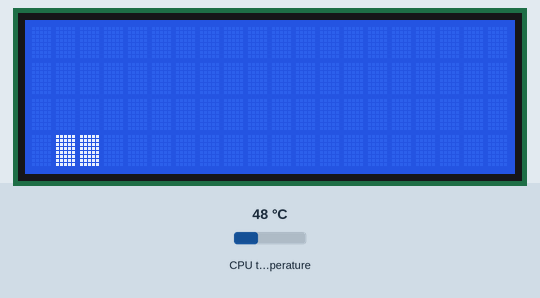
Simulated run of this program. Board: Raspberry Pi (BCM pin numbers). On the bench: 20×4 character LCD. The inputs (shaded band) are chosen by the test bench; at power-on: CPU temperature 48 °C. The clock reads 2024-03-15 10:24:30 at power-on unless the program sets it; system figures (address, load, memory, disk, uptime) are fixed made-up values.

Above: at 1.2 s.
1.3 s: CPU temperature set to 58 °C
At 3.1 s:
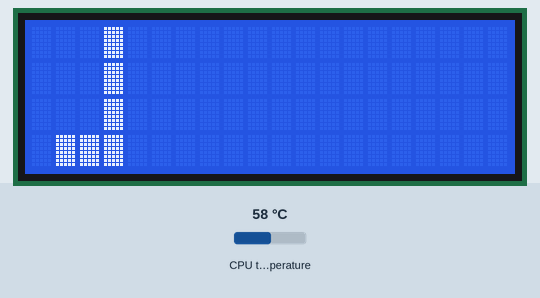
At 4.0 s:
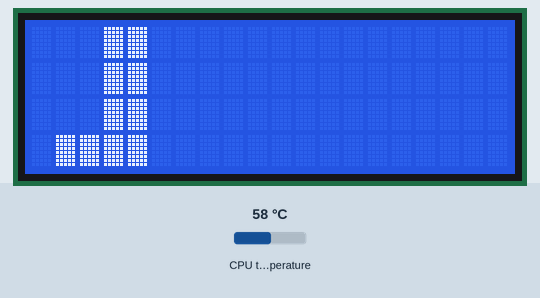
5.6 s: CPU temperature set to 31 °C
7.2 s: CPU temperature set to 71 °C
At 8.7 s:
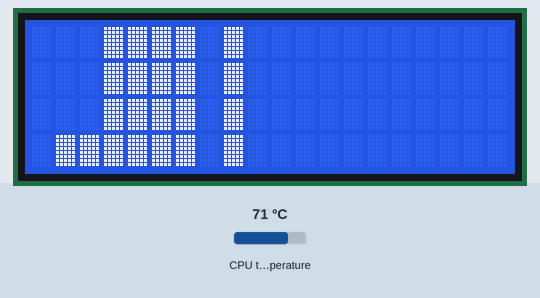
Timing chart, 0 to 10.2 s (numbered marks = the images above; inputs shaded):
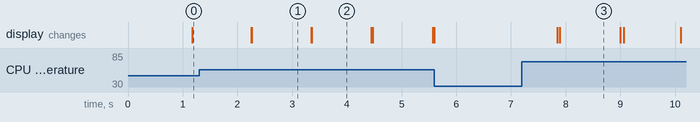

The program:

lcd.py
```python
from RPLCD.i2c import CharLCD
#from gpiozero import Button
import datetime
from time import sleep
import os
#button = Button(2)
start_line = 0
cycle_limit = 3
temp_hist = [0]
graph_data = [1,2,3,3,3,3,2,1,2,3,3,3,2,1,0,0,0,0,1,2]

def mapval(x, in_min, in_max, out_min, out_max):
    return int((x-in_min) * (out_max-out_min) / (in_max-in_min) + out_min)

def draw_bits(data):

    # Create an empty list of lists to fill the data into
    data_list = [[],[],[],[]]
    #print(data)
    for val in data:
        col = mapval(val, 40, 55, 0, 3)

        if col > 3:
            col = 3
        if col <= 0:
            col = 0

        if col == 0:
            for i in range(len(data_list)):
                data_list[i].append(0)
        if col == 1:
            for i in range(len(data_list)):
                if i == 3:
                    data_list[i].append(1)
                else:
                    data_list[i].append(0)
        if col == 2:
            for i in range(len(data_list)):
                if i >= 2:
                    data_list[i].append(1)
                else:
                    data_list[i].append(0)
        if col == 3:
            for i in range(len(data_list)):
                data_list[i].append(1)

    # Create custom character - black field
    blk_bar = (0b11111,0b11111,0b11111,0b11111,0b11111,0b11111,0b11111,0b11111)
    lcd.create_char(0, blk_bar)

    row_counter = 0
    #print(data_list)
    for row in data_list:
        bit_counter = 0
        for bit in row:
            char = bool(bit)
            lcd.cursor_pos = (row_counter, bit_counter)
            if char:
                lcd.write_string("\x00")
            else:
                lcd.write_string(" ")
            bit_counter += 1
        row_counter += 1


def walker(number):
    lcd.cursor_pos = (start_line + 0, 16)
    lcd.write_string("    ")
    state_list = [".", "..", '...', '....']
    string = state_list[int(number)]
    lcd.cursor_pos = (start_line + 0, 16)
    lcd.write_string(string)
    return state_list[int(number)]

def sys_status(state):
    stat = bool(state)
    if stat:
        string = "System OK!"
    else:
        string = "System Error!"

    lcd.cursor_pos = (start_line + 0, 0)
    lcd.write_string(string)

def get_temp():

    global temp_hist

    cmd = "vcgencmd measure_temp"
    temp_val = str(os.popen(cmd).read())
    temp_val = float(temp_val.replace("temp=", "").replace("'C",""))
    if len(temp_hist) >= 20:
        temp_hist.pop(0)
    temp_hist.append(int(temp_val))

    return "CPU Tmp: " + str(temp_val) + '"' + "C"

def get_ip():
    cmd = "hostname -I"
    ip = str(os.popen(cmd).read())
    ip = str(ip)[0:15]
    return "IP: " + ip

def write_temp():
    lcd.cursor_pos = (start_line + 3, 0)
    lcd.write_string(str(get_temp()))

def write_ip():
    lcd.cursor_pos = (start_line + 1, 0)
    lcd.write_string(str(get_ip()))

def write_date():
    lcd.cursor_pos = (start_line + 2, 0)
    x = datetime.datetime.now()
    x = x.strftime("%X")
    #print(x)
    lcd.write_string("Sys Time: " + str(x))

# A00 or A02 or ST0B
lcd = CharLCD(i2c_expander='PCF8574',
              address=0x27, port=1, cols=20,
              rows=4, dotsize=8, charmap="A02",
              auto_linebreaks=True,
              backlight_enabled=True)

try:
    lcd.clear()
    #lcd.home()
    #lcd.backlight_enabled = True
    screen = 0
    cycle_count = 0

    while True:
        time = datetime.datetime.now()
        time = time.strftime("%S")
        chng = int(time) % 10
        #print(time, chng)
        if  chng == 0:
            #lcd.clear()
            #print("hit")
            prev_sec = int(time)
            if screen == 0:
                screen = 1
                lcd.clear()
            elif screen == 1:
                screen = 0
                lcd.clear()
            #print(screen)

        if screen == 0:
            write_temp()
            write_date()
            write_ip()
            sys_status(True)
            if(cycle_count >= cycle_limit):
                cycle_count = 0
            else:
                cycle_count = cycle_count + 1
            walker(cycle_count)

        if screen == 1:
            get_temp()
            #print(temp_hist)
            draw_bits(temp_hist)

        sleep(1)


except KeyboardInterrupt:
    print("end")


# Custom characters
#
```

Measured:
- after the input at 1.3 s, the display: first changes after 0.96 s (image 1 shows a later state)
- after the input at 5.6 s, every drawn part: stays the same
- after the input at 7.2 s, the display: first changes after 0.64 s (image 3 shows a later state)
- what the display in image 1 shows lasts 1.0 s, from 2.3 s to 3.3 s
